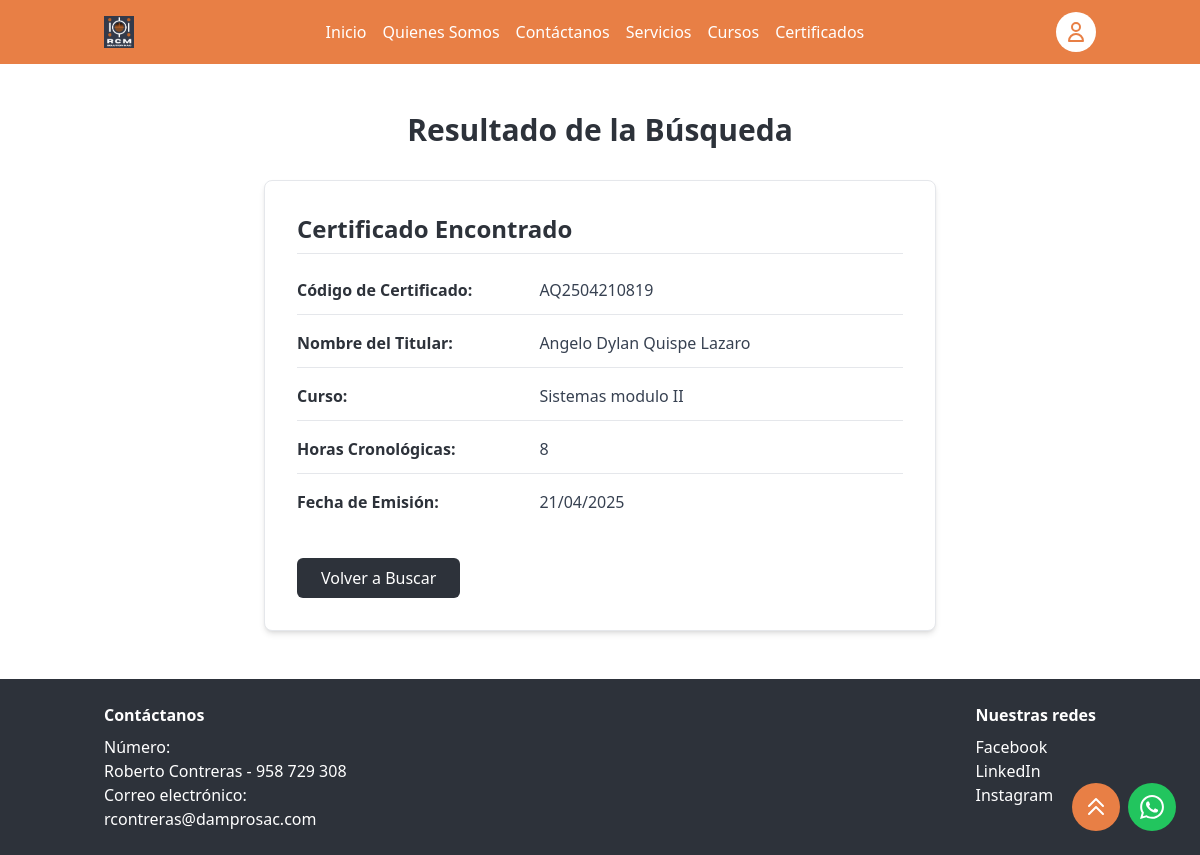
The page /certificados/AQ2504210819/ on the database its author committed.
### system/models.py (models this page shows)
class Certificate(models.Model):
    cert_code = models.CharField(max_length=100, unique=True)
    usuario = models.ForeignKey(Usuario, on_delete=models.CASCADE, related_name='certificates')
    course = models.ForeignKey(Course, on_delete=models.CASCADE, related_name='certificates')
    creation_date = models.DateTimeField(auto_now_add=True)
    chronological_hours = models.PositiveIntegerField()

class Usuario(models.Model):
    first_name = models.CharField(max_length=100)
    middle_name = models.CharField(max_length=100, blank=True, null=True)
    last_name = models.CharField(max_length=100)
    second_last_name = models.CharField(max_length=100, blank=True, null=True)
    user_type = models.CharField(max_length=50)

class Course(models.Model):
    name = models.CharField(max_length=200)
    course_hours = models.PositiveIntegerField()

### system/views.py (the view)
# urls.py: path('certificados/<str:cert_code>/', views.certificado_detail, name='certificado_detail'),
def certificado_detail(request, cert_code):
    certificado = None
    error = None
    try:
        certificado = Certificate.objects.select_related('usuario', 'course').get(cert_code=cert_code)
    except Certificate.DoesNotExist:
        error = f"No se encontró ningún certificado con el código: {cert_code}"
    return render(request, 'system/certificado_detail.html', {
        'certificado': certificado,
        'error': error
    })

### system/templates/system/certificado_detail.html (shortened to what this page needs)
{% extends 'system/base.html' %}
{% block content %}
<section id="certificado-detail" class="bg-white py-12">
  <div class="container mx-auto px-4">
    <h1 class="text-3xl font-bold text-center text-dampro-dark mb-8">Resultado de la Búsqueda</h1>
    <div class="max-w-2xl mx-auto">
      {% if certificado %}
        <div class="bg-white p-8 rounded-lg shadow-md border border-gray-200">
          <h2 class="text-2xl font-bold text-dampro-dark mb-6 pb-2 border-b border-gray-200">Certificado Encontrado</h2>
          <div class="space-y-4 mb-8">
            <div class="flex flex-col sm:flex-row border-b border-gray-200 pb-3">
              <span class="font-bold text-dampro-dark w-full sm:w-2/5">Código de Certificado:</span>
              <span class="text-gray-700 w-full sm:w-3/5">{{ certificado.cert_code }}</span>
            </div>
            <div class="flex flex-col sm:flex-row border-b border-gray-200 pb-3">
              <span class="font-bold text-dampro-dark w-full sm:w-2/5">Nombre del Titular:</span>
              <span class="text-gray-700 w-full sm:w-3/5">
                {{ certificado.usuario.first_name }}
                {% if certificado.usuario.middle_name %}{{ certificado.usuario.middle_name }}{% endif %}
                {{ certificado.usuario.last_name }}
                {% if certificado.usuario.second_last_name %}{{ certificado.usuario.second_last_name }}{% endif %}
              </span>
            </div>
            <div class="flex flex-col sm:flex-row border-b border-gray-200 pb-3">
              <span class="font-bold text-dampro-dark w-full sm:w-2/5">Curso:</span>
              <span class="text-gray-700 w-full sm:w-3/5">{{ certificado.course.name }}</span>
            </div>
            <div class="flex flex-col sm:flex-row border-b border-gray-200 pb-3">
              <span class="font-bold text-dampro-dark w-full sm:w-2/5">Horas Cronológicas:</span>
              <span class="text-gray-700 w-full sm:w-3/5">{{ certificado.chronological_hours }}</span>
            </div>
            <div class="flex flex-col sm:flex-row pb-3">
              <span class="font-bold text-dampro-dark w-full sm:w-2/5">Fecha de Emisión:</span>
              <span class="text-gray-700 w-full sm:w-3/5">{{ certificado.creation_date|date:"d/m/Y" }}</span>
            </div>
          </div>
          <div class="flex justify-between items-center mt-8">
            <a href="{% url 'system:certificados' %}" class="inline-block bg-dampro-dark text-white py-2 px-6 rounded-md font-medium hover:bg-opacity-90 transition-colors">Volver a Buscar</a>
          </div>
        </div>
      {% endif %}
    </div>
  </div>
</section>
{% endblock %}

### rows shown on the page
Certificate: cert_code "AQ2504210819", usuario.first_name "Angelo", usuario.middle_name "Dylan", usuario.last_name "Quispe", usuario.second_last_name "Lazaro", course.name "Sistemas modulo II", chronological_hours "8", creation_date "21/04/2025"
